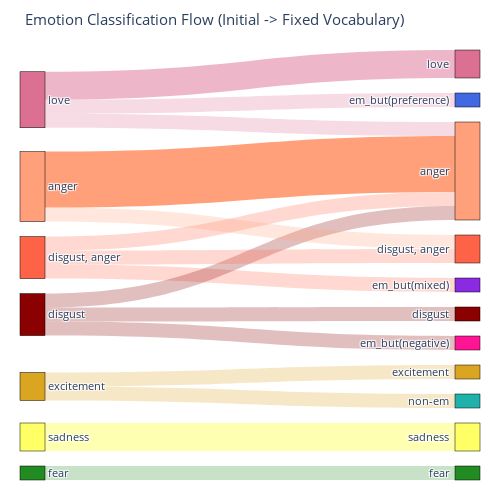

Write notebook code for a chart like this one.
### Code cell
plot_sankey_from_df(auto_vs_in, 'Initial ','Emotion Fixed vocan', title='Initial -> Fixed Vocabulary')

### Figure 1 — Plotly figure (JSON) as saved in the notebook; plotly's stock layout.template omitted (floating-point values rounded to 4 significant figures)
{"data": [{"arrangement": "snap", "link": {"color": ["rgba(218,165,32,0.25)", "rgba(255,99,71,0.25)", "rgba(219,112,147,0.50)", "rgba(255,99,71,0.25)", "rgba(219,112,147,0.25)", "rgba(219,112,147,0.25)", "rgba(139,0,0,0.25)", "rgba(255,160,122,1.00)", "rgba(255,255,102,0.50)", "rgba(139,0,0,0.25)", "rgba(139,0,0,0.25)", "rgba(34,139,34,0.25)", "rgba(255,99,71,0.25)", "rgba(255,160,122,0.25)", "rgba(218,165,32,0.25)"], "source": [0, 1, 2, 1, 2, 2, 3, 4, 5, 3, 3, 6, 1, 4, 0], "target": [7, 8, 9, 10, 11, 10, 10, 10, 12, 13, 14, 15, 16, 16, 17], "value": [1, 1, 2, 1, 1, 1, 1, 4, 2, 1, 1, 1, 1, 1, 1]}, "node": {"color": ["#DAA520", "#FF6347", "#DB7093", "#8B0000", "#FFA07A", "#FFFF66", "#228B22", "#DAA520", "#8A2BE2", "#DB7093", "#FFA07A", "#4169E1", "#FFFF66", "#8B0000", "#FF1493", "#228B22", "#FF6347", "#20B2AA"], "label": ["excitement", "disgust, anger", "love", "disgust", "anger", "sadness", "fear", "excitement ", "em_but(mixed) ", "love ", "anger ", "em_but(preference) ", "sadness ", "disgust ", "em_but(negative) ", "fear ", "disgust, anger ", "non-em "], "line": {"color": "black", "width": 0.5}, "pad": 15, "thickness": 25}, "type": "sankey"}], "layout": {"font": {"size": 11}, "height": 500, "margin": {"b": 20, "l": 20, "r": 20, "t": 50}, "title": {"text": "Emotion Classification Flow (Initial -> Fixed Vocabulary)"}, "width": 500}}
